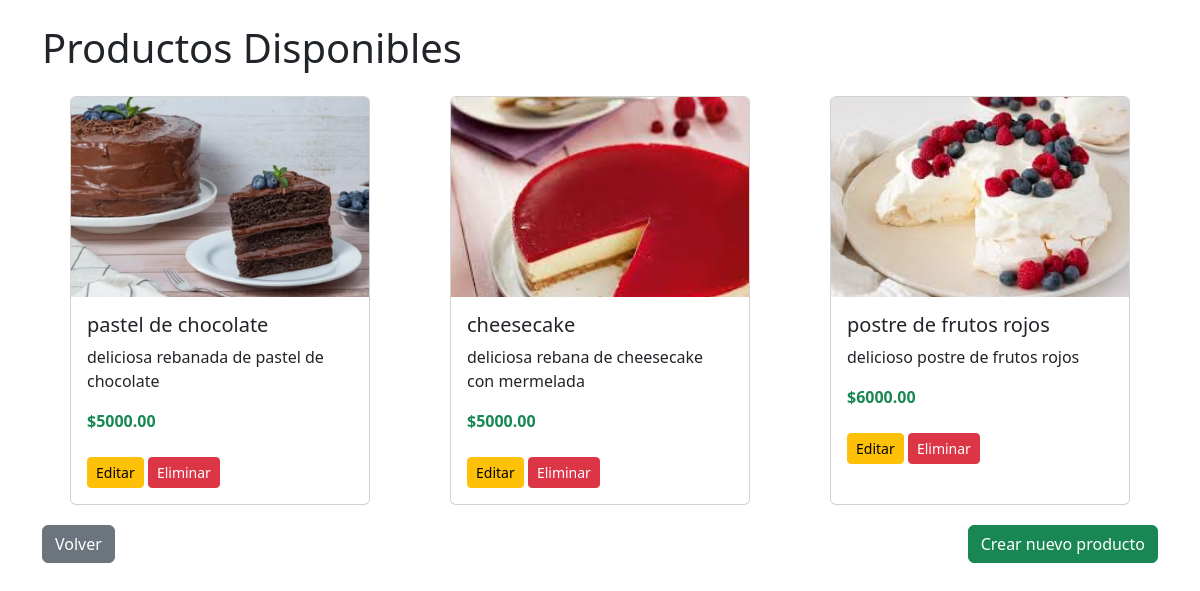
/usuarios/productos/productos/ (signed in), run on the app's committed database.
### productos/models.py (models this page shows, shortened)
class Producto(models.Model):
    nombre = models.CharField(max_length=100)
    descripcion = models.TextField()
    precio = models.DecimalField(max_digits=10, decimal_places=2)
    stock = models.PositiveIntegerField()
    imagen = models.ImageField(upload_to='productos/', blank=True, null=True)

### productos/views.py (the view)
# urls.py: path('productos/', views.listar_productos, name='listar_productos'),
def listar_productos(request):
    productos = Producto.objects.all()
    return render(request, 'productos/lista.html', {'productos': productos})

### productos/templates/productos/lista.html (shortened to what this page needs)
<!DOCTYPE html>
<html lang="es">
<head>
    <link href="https://cdn.jsdelivr.net/npm/bootstrap@5.3.0/dist/css/bootstrap.min.css" rel="stylesheet">
</head>
<body class="container mt-4">
    <h1 class="mb-4">Productos Disponibles</h1>
    <div class="row">
        {% for producto in productos %}
            <div class="col-md-4 d-flex justify-content-center">
                <div class="card producto-card">
                    {% if producto.imagen %}
                        <img src="{{ producto.imagen.url }}" class="card-img-top producto-imagen" alt="Imagen de {{ producto.nombre }}">
                    {% else %}
                        <img src="https://via.placeholder.com/300x200?text=Sin+imagen" class="card-img-top producto-imagen" alt="Sin imagen">
                    {% endif %}
                    <div class="card-body">
                        <h5 class="card-title">{{ producto.nombre }}</h5>
                        <p class="card-text">{{ producto.descripcion }}</p>
                        <p class="card-text fw-bold text-success">${{ producto.precio }}</p>
                        {% if request.user.is_staff %}
                          <a href="{% url 'editar_producto' producto.id %}" class="btn btn-sm btn-warning mt-2">Editar</a>
                            <a href="{% url 'eliminar_producto' producto.id %}" class="btn btn-sm btn-danger mt-2"
                                onclick="return confirm('¿Estás seguro de que deseas eliminar este producto?');">Eliminar
                            </a>
                        {% endif %}
                    </div>
                </div>
            </div>
        {% empty %}
            <p>No hay productos disponibles.</p>
        {% endfor %}
    </div>
    {% if request.user.is_staff %}
    <div class="mb-4 d-flex justify-content-between">
        <a href="{% url 'admin_home' %}" class="btn btn-secondary">Volver</a>
        <a href="{% url 'crear_producto' %}" class="btn btn-success">Crear nuevo producto</a>
    </div>
    {% endif %}
</body>
</html>

### productos/templates/productos/lista.html (style rules this page uses)
.producto-card { max-width: 300px; margin-bottom: 20px; }
.producto-imagen { height: 200px; object-fit: cover; }

### data on the page
Producto: imagen (picture), nombre "pastel de chocolate", descripcion "deliciosa rebanada de pastel de chocolate", precio "5000.00"
Producto: imagen (picture), nombre "cheesecake", descripcion "deliciosa rebana de cheesecake con mermelada", precio "5000.00"
Producto: imagen (picture), nombre "postre de frutos rojos", descripcion "delicioso postre de frutos rojos", precio "6000.00"
